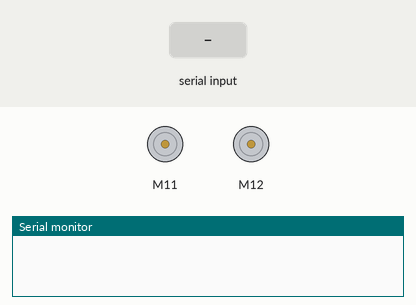
Recording of a sketch running on a simulated Arduino Uno, built with avr-gcc and run on an emulated ATmega328P. Parts: 2 × DC motor (green arrow = forward, orange = backward, longer = faster), the last lines printed to the serial monitor. The test bench sets the inputs (shaded band).

Above: at 1.2 s.
1.3 s: "Speed 1:\n" received over Serial
At 2.9 s:
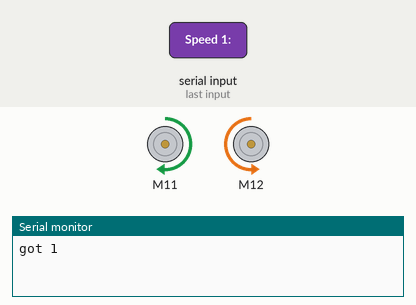
4.3 s: "0" received over Serial
At 6.5 s:
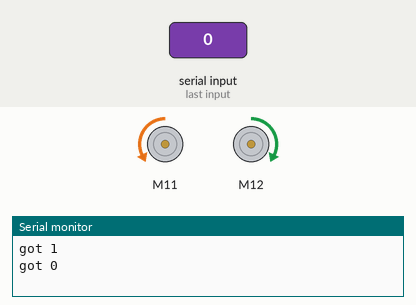
7.3 s: "1" received over Serial
At 9.9 s:
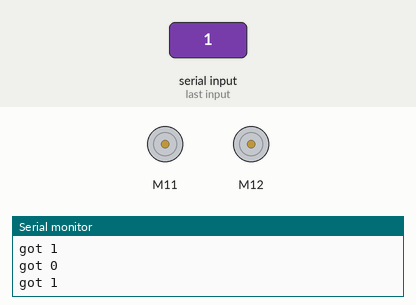
10.3 s: "4" received over Serial
At 11.5 s:
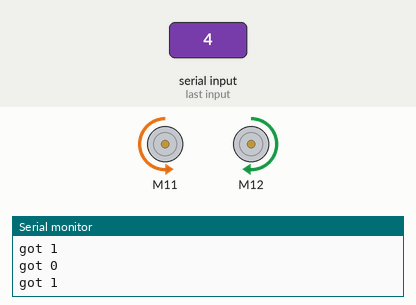
13.3 s: "0" received over Serial
At 14.6 s:
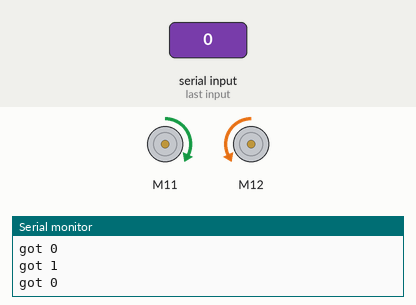
16.3 s: "2" received over Serial
At 17.3 s:
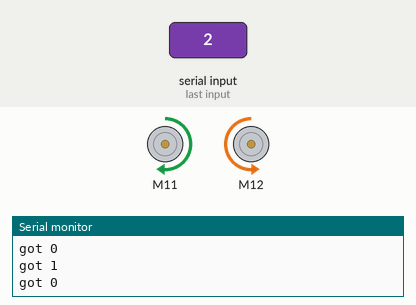
Timing chart, 0 to 21.9 s (numbered marks = the images above; inputs shaded):
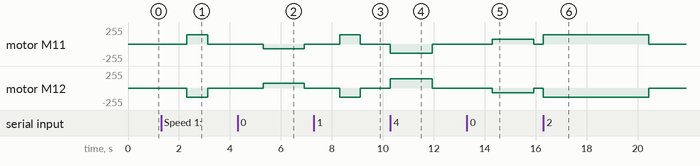

The sketch:

pid_pos.ino
```cpp
// (licence header left out)
#include <MeAuriga.h>

MeEncoderOnBoard Encoder_1(SLOT1);
MeEncoderOnBoard Encoder_2(SLOT2);

void isr_process_encoder1(void)
{
    if (digitalRead(Encoder_1.getPortB()) == 0)
    {
        Encoder_1.pulsePosMinus();
    }
    else
    {
        Encoder_1.pulsePosPlus();
    }
}

void isr_process_encoder2(void)
{
    if (digitalRead(Encoder_2.getPortB()) == 0)
    {
        Encoder_2.pulsePosMinus();
    }
    else
    {
        Encoder_2.pulsePosPlus();
    }
}

void setup()
{
    Encoder_1.reset(SLOT1);
    Encoder_2.reset(SLOT2);
    attachInterrupt(Encoder_1.getIntNum(), isr_process_encoder1, RISING);
    attachInterrupt(Encoder_2.getIntNum(), isr_process_encoder2, RISING);
    Serial.begin(115200);

    //Set PWM 8KHz
    TCCR1A = _BV(WGM10);
    TCCR1B = _BV(CS11) | _BV(WGM12);

    TCCR2A = _BV(WGM21) | _BV(WGM20);
    TCCR2B = _BV(CS21);

    Encoder_1.setPulse(9);
    Encoder_2.setPulse(9);
    Encoder_1.setRatio(39.267);
    Encoder_2.setRatio(39.267);
    Encoder_1.setPosPid(1.8, 0, 1.2);
    Encoder_2.setPosPid(1.8, 0, 1.2);
    Encoder_1.setSpeedPid(0.18, 0, 0);
    Encoder_2.setSpeedPid(0.18, 0, 0);
}

void loop()
{
    while (Serial.available())
    {
        char a = Serial.read();
        switch (a)
        {
        case '0':
            Encoder_1.moveTo(0, 50);
            Encoder_2.moveTo(0, 50);
            Serial.println("got 0");
            delay(1000);
            break;
        case '1':
            Encoder_1.moveTo(360);
            Encoder_2.moveTo(-360);
            Serial.println("got 1");
            delay(1000);
            break;
        case '2':
            Encoder_1.moveTo(1800);
            Encoder_2.moveTo(-1800);
            break;
        case '3':
            Encoder_1.moveTo(3600);
            Encoder_2.moveTo(-3600);
            break;
        case '4':
            Encoder_1.moveTo(-360);
            Encoder_2.moveTo(360);
            break;
        case '5':
            Encoder_1.moveTo(-1800);
            Encoder_2.moveTo(1800);
            break;
        case '6':
            Encoder_1.moveTo(-3600);
            Encoder_2.moveTo(3600);
            break;
        default:
            break;
        }
    }
    Encoder_1.loop();
    Encoder_2.loop();
    /*
  Serial.print("Speed 1:");
  Serial.print(Encoder_1.getCurrentSpeed());
  Serial.print(" ,Speed 2:");
  Serial.print(" ,CurPos 1:");
  Serial.print(Encoder_1.getCurPos());
  Serial.print(" ,CurPos 2:");
  Serial.println(Encoder_2.getCurPos());
  */
}
```

Measured:
- after the input at 1.3 s, motor M11: stopped → forward 140/255 after 1.0 s, → stopped 0.82 s later; motor M12: stopped → backward 140/255 after 1.0 s, → stopped 0.82 s later
- after the input at 4.3 s, motor M11: stopped → backward 70/255 after 1.0 s, → stopped 1.6 s later; motor M12: stopped → forward 70/255 after 1.0 s, → stopped 1.6 s later
- after the input at 7.3 s, motor M11: stopped → forward 140/255 after 1.0 s, → stopped 0.81 s later; motor M12: stopped → backward 140/255 after 1.0 s, → stopped 0.81 s later
- after the input at 10.3 s, motor M11: stopped → backward 140/255 at once, → stopped 1.6 s later; motor M12: stopped → forward 140/255 at once, → stopped 1.6 s later
- after the input at 13.3 s, motor M11: stopped → forward 70/255 after 1.0 s, → stopped 1.6 s later; motor M12: stopped → backward 70/255 after 1.0 s, → stopped 1.6 s later
- after the input at 16.3 s, motor M11: stopped → forward 140/255 at once, → stopped 4.1 s later; motor M12: stopped → backward 140/255 at once, → stopped 4.1 s later
